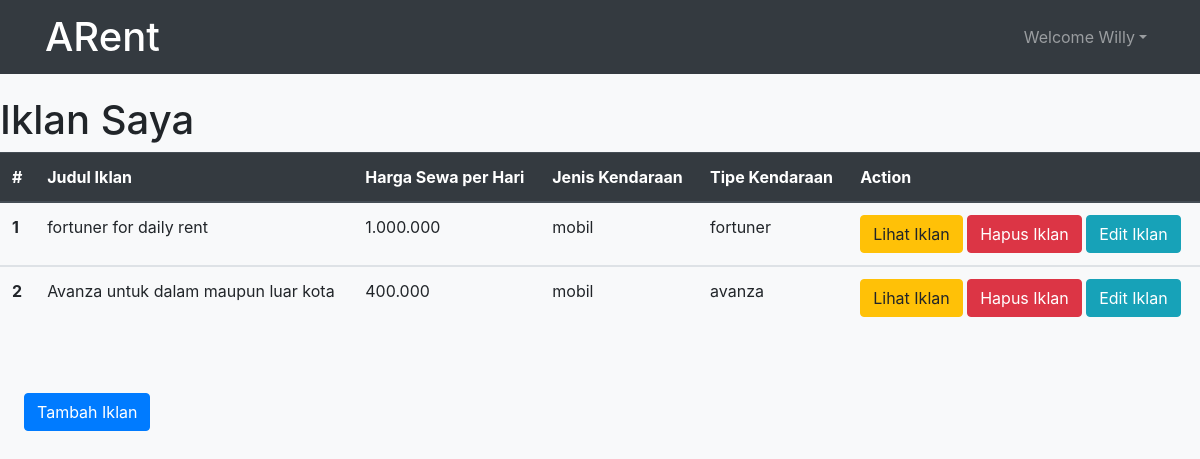
The app's page /mitra/iklanSaya (signed in) with its own data.
### mitra/models.py (models this page shows, shortened)
class AkunMitra(models.Model):
    pilihanprovinsi = (
        ('Aceh','Aceh'),
        ('Bali','Bali'),
        ('Banten','Banten'),
        ('Bengkulu','Bengkulu'),
        ('Gorontalo','Gorontalo'),
        ('D.I Yogyakarta','D.I Yogyakarta'),
        ('D.K.I Jakarta','D.K.I Jakarta'),
        ('Jambi','Jambi'),
        ('Jawa Barat','Jawa Barat'),
        ('Jawa Tengah','Jawa Tengah'),
        ('Jawa Timur','Jawa Timur'),
        ('Kalimantan Barat','Kalimantan Barat'),
        ('Kalimantan Selatan','Kalimantan Selatan'),
        ('Kalimantan Tengah','Kalimantan Tengah'),
        ('Kalimantan Timur','Kalimantan Timur'),
        ('Kalimantan Utara','Kalimantan Utara'),
        ('Kep. Bangka Belitung','Kep. Bangka Belitung'),
        ('Kep. Riau','Kep. Riau'),
        ('Lampung','Lampung'),
        ('Maluku','Maluku'),
        ('Maluku Utara','Maluku Utara'),
        ('Nusa Tenggara Barat','Nusa Tenggara Barat'),
        ('Nusa Tenggara Timur','Nusa Tenggara Timur'),
        ('Papua','Papua'),
        ('Papua Barat','Papua Barat'),
        ('Riau','Riau'),
        ('Sulawesi Barat','Sulawesi Barat'),
        ('Sulawesi Selatan','Sulawesi Selatan'),
        ('Sulawesi Tengah','Sulawesi Tengah'),
        ('Sulawesi Tenggara','Sulawesi Tenggara'),
        ('Sulawesi Utara','Sulawesi Utara'),
        ('Sumatera Barat','Sumatera Barat'),
        ('Sumatera Selatan','Sumatera Selatan'),
        ('Sumatera Utara','Sumatera Utara'),
    )
    user = models.OneToOneField(User, on_delete=models.CASCADE)
    nama = models.CharField(max_length=50)
    provinsi = models.CharField(
        max_length=50,
        choices=pilihanprovinsi,
    )
    alamat = models.TextField()
    no_hp = models.CharField(max_length=15)
    photo = models.ImageField(upload_to='mitra/poto_profil/%Y/%m/%d/')

class Iklan(models.Model):
    pilihanJenisKendaraan = (
        ('sepeda_motor', 'Sepeda Motor'),
        ('mobil', 'Mobil')
    )
    mitra = models.ForeignKey(User, on_delete=models.CASCADE)
    gambar = models.ImageField(upload_to='mitra/iklan/%Y/%m/%d/')
    judul = models.CharField(max_length=150)
    published = models.DateField(auto_now_add=True)
    jenis_kendaraan = models.CharField(max_length=20, choices=pilihanJenisKendaraan)
    merk = models.CharField(max_length=30)
    tipe_kendaraan = models.CharField(max_length=30)
    harga_sewa = models.CharField(max_length=50)
    deskripsi_lain = models.TextField()
    slug = models.SlugField(blank=True, editable=False)
    class Meta:
        ordering = ['-id']

### mitra/views.py (the view)
# urls.py: path('iklanSaya', ManageIklan.as_view(), name='iklanSaya'),
class ManageIklan(ListView):
    template_name = 'mitra/iklanSaya.html'
    model = Iklan
    context_object_name = 'iklan_list'
    ordering_by = ['-id']
    paginate_by = 25
    def get_context_data(self,*args, **kwargs):
        self.kwargs.update({
            'page_title':'Iklan Saya'
        })
        kwargs = self.kwargs
        context = super().get_context_data(**kwargs)
        return context
    def get_queryset(self):
        print(self.request.user.id)
        self.queryset = self.model.objects.filter(mitra=self.request.user.id)
        return super().get_queryset()

### mitra/templates/mitra/iklanSaya.html
{% extends 'base.html' %}
{% block contents %}
    <h1>{{page_title}}</h1>
    <table class="table">
            <thead class="thead-dark">
              <tr>
                <th scope="col">#</th>
                <th scope="col">Judul Iklan</th>
                <th scope="col">Harga Sewa per Hari</th>
                <th scope="col">Jenis Kendaraan</th>
                <th scope="col">Tipe Kendaraan</th>
                <th scope="col">Action</th>
              </tr>
            </thead>
        {% for iklan in iklan_list %}
            <tbody>
              <tr>
                <th scope="row">{{forloop.counter}}</th>
                <td>{{iklan.judul}}</td>
                <td>{{iklan.harga_sewa}}</td>
                <td>{{iklan.jenis_kendaraan}}</td>
                <td>{{iklan.tipe_kendaraan}}</td>
                <td>
                    <a href="{% url 'mitra:detailIklan' iklan.slug %}" class="btn btn-warning">Lihat Iklan</a>
                    <a href="{% url 'mitra:deleteIklan' iklan.pk %}" class="btn btn-danger">Hapus Iklan</a>
                    <a href="{% url 'mitra:updateIklan' iklan.pk %}" class="btn btn-info">Edit Iklan</a>
                </td>
              </tr>
            </tbody>
        {% endfor %}
          </table>
    <br><br>
    <a href="{% url 'mitra:tambahIklan' %}" class="btn btn-primary ml-4">Tambah Iklan</a>
{% endblock contents %}

### templates/snippets/navbar.html (shortened to what this page needs)
<nav class="navbar navbar-expand-lg navbar-dark bg-dark fixed-top">
  <div class="container">
  <a class="navbar-brand" href="{% url 'redirectKeHome' %}"><b class="h1">ARent</b></a>
    <div class="collapse navbar-collapse" id="navbarNav">
      <ul class="navbar-nav ml-auto">
        {% if user.is_active %}
        <li class="nav-item dropdown">
          <a class="mr-auto nav-link dropdown-toggle" href="#" id="navbarDropdown" role="button" data-toggle="dropdown" aria-haspopup="true" aria-expanded="false">Welcome {{user.akunmitra.nama}}</a>
        </li>
        {% endif %}
      </ul>
    </div>
  </div>
</nav>

### records on screen
Iklan: judul "fortuner for daily rent", harga_sewa "1.000.000", jenis_kendaraan "mobil", tipe_kendaraan "fortuner"
Iklan: judul "Avanza untuk dalam maupun luar kota", harga_sewa "400.000", jenis_kendaraan "mobil", tipe_kendaraan "avanza"

### other values on screen
{{ user.akunmitra.nama }} "Willy"
{{ page_title }} "Iklan Saya"
